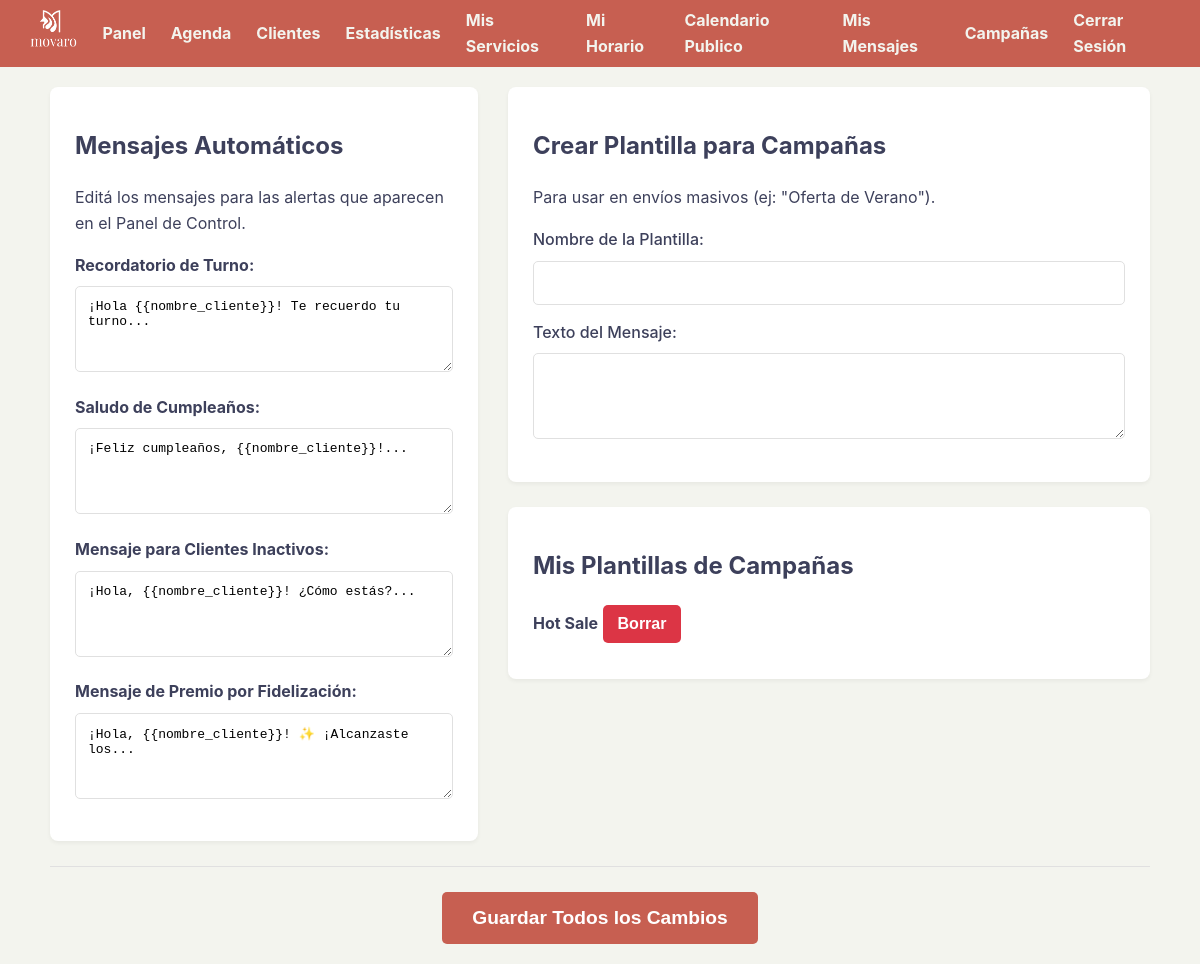
The app's page /mensajes (signed in), older data.
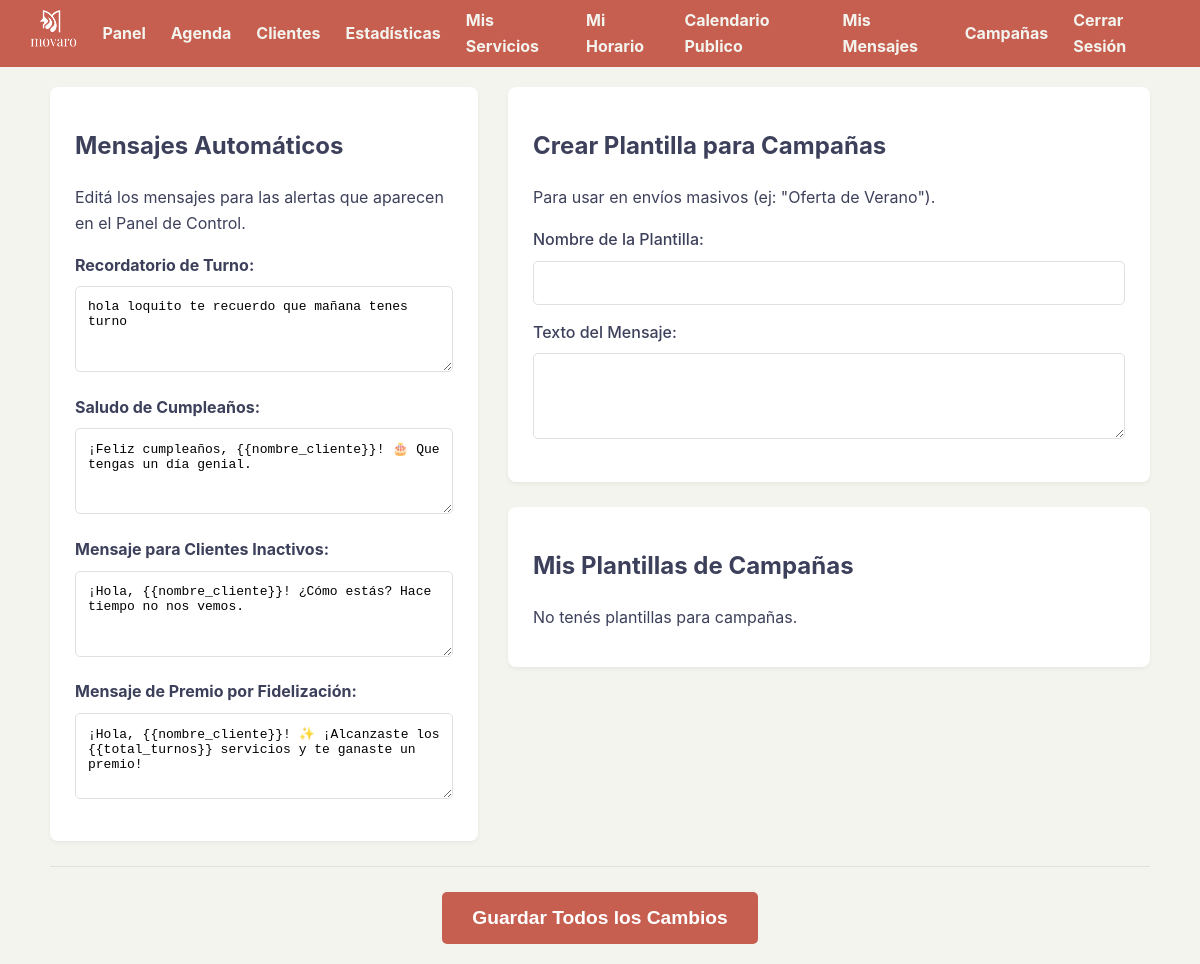
The same page, newer data.
### tables this page shows
CREATE TABLE plantillas_mensajes (
            id INTEGER PRIMARY KEY AUTOINCREMENT,
            usuario_id INTEGER NOT NULL,
            tipo_mensaje TEXT NOT NULL, -- ej: 'recordatorio', 'cumpleanos'
            texto_mensaje TEXT NOT NULL,
            UNIQUE(usuario_id, tipo_mensaje),
            FOREIGN KEY (usuario_id) REFERENCES usuarios (id)
        );

### app.py (the view, shortened to what this page needs)
@app.route('/mensajes', methods=['GET', 'POST'])
def gestionar_mensajes():
    if 'usuario_id' not in session: return redirect('/login')
    usuario_id_actual = session['usuario_id']
    conn = sqlite3.connect(DATABASE)
    conn.row_factory = sqlite3.Row
    cursor = conn.cursor()
    cursor.execute("SELECT id, tipo_mensaje, texto_mensaje FROM plantillas_mensajes WHERE usuario_id = ?", (usuario_id_actual,))
    plantillas_db = cursor.fetchall()
    conn.close()
    mensajes_fijos_para_template = {}
    plantillas_personalizadas = []
    for p in plantillas_db:
        if p['tipo_mensaje'] in MENSAJES_FIJOS:
            mensajes_fijos_para_template[p['tipo_mensaje']] = p['texto_mensaje']
        else:
            plantillas_personalizadas.append(p)
    for tipo, texto_default in MENSAJES_FIJOS.items():
        if tipo not in mensajes_fijos_para_template:
            mensajes_fijos_para_template[tipo] = texto_default
    return render_template('mensajes.html',
                           mensajes_fijos=mensajes_fijos_para_template,
                           plantillas_personalizadas=plantillas_personalizadas)

### templates/mensajes.html (shortened to what this page needs)
{% extends "base.html" %}
{% block content %}
<form action="/mensajes" method="post">
    <div class="layout-container">
        <div class="layout-col-principal">
            <div class="card">
                <h2>Mensajes Automáticos</h2>
                <p>Editá los mensajes para las alertas que aparecen en el Panel de Control.</p>
                <div class="form-group">
                    <label for="fijo_recordatorio"><strong>Recordatorio de Turno:</strong></label>
                    <textarea id="fijo_recordatorio" name="fijo_recordatorio" rows="4" class="form-control">{{ mensajes_fijos.recordatorio }}</textarea>
                </div>
                <div class="form-group">
                    <label for="fijo_cumpleanos"><strong>Saludo de Cumpleaños:</strong></label>
                    <textarea id="fijo_cumpleanos" name="fijo_cumpleanos" rows="4" class="form-control">{{ mensajes_fijos.cumpleanos }}</textarea>
                </div>
                <div class="form-group">
                    <label for="fijo_inactivo"><strong>Mensaje para Clientes Inactivos:</strong></label>
                    <textarea id="fijo_inactivo" name="fijo_inactivo" rows="4" class="form-control">{{ mensajes_fijos.inactivo }}</textarea>
                </div>
                <div class="form-group">
                    <label for="fijo_fidelizacion"><strong>Mensaje de Premio por Fidelización:</strong></label>
                    <textarea id="fijo_fidelizacion" name="fijo_fidelizacion" rows="4" class="form-control">{{ mensajes_fijos.fidelizacion }}</textarea>
                </div>
            </div>
        </div>
        <div class="layout-col-lateral">
            <div class="card" style="margin-bottom: 25px;">
                <h2>Crear Plantilla para Campañas</h2>
                <p>Para usar en envíos masivos (ej: "Oferta de Verano").</p>
                <div class="form-group">
                    <label for="nombre_plantilla">Nombre de la Plantilla:</label>
                    <input type="text" id="nombre_plantilla" name="nombre_plantilla" class="form-control">
                </div>
                <div class="form-group">
                    <label for="texto_plantilla">Texto del Mensaje:</label>
                    <textarea id="texto_plantilla" name="texto_plantilla" rows="4" class="form-control"></textarea>
                </div>
            </div>
            <div class="card">
                <h2>Mis Plantillas de Campañas</h2>
                {% if plantillas_personalizadas %}
                    <ul style="list-style: none; padding: 0;">
                        {% for p in plantillas_personalizadas %}
                            <li class="item-lista-accion">
                                <span><strong>{{ p.tipo_mensaje }}</strong></span>
                                <form action="/mensajes/borrar" method="post" onsubmit="return confirm('¿Seguro?');">
                                    <button type="submit" class="boton-accion" style="background-color:var(--color-rojo-peligro);">Borrar</button>
                                </form>
                            </li>
                        {% endfor %}
                    </ul>
                {% else %}
                    <p>No tenés plantillas para campañas.</p>
                {% endif %}
            </div>
        </div>
    </div>
    <hr>
    <div style="text-align: center;">
        <button type="submit" style="padding: 15px 30px; font-size: 1.2em;">Guardar Todos los Cambios</button>
    </div>
</form>
{% endblock %}

Row changes from the older to the newer data that the page shows:
removed plantillas_mensajes: tipo_mensaje "Hot Sale"
changed plantillas_mensajes: fijo_recordatorio "¡Hola {{nombre_cliente}}! Te recuerdo tu turno..." → "hola loquito te recuerdo que mañana tenes turno"
changed plantillas_mensajes: fijo_cumpleanos "¡Feliz cumpleaños, {{nombre_cliente}}!..." → "¡Feliz cumpleaños, {{nombre_cliente}}! 🎂 Que tengas un día genial."
changed plantillas_mensajes: fijo_inactivo "¡Hola, {{nombre_cliente}}! ¿Cómo estás?..." → "¡Hola, {{nombre_cliente}}! ¿Cómo estás? Hace tiempo no nos vemos."
changed plantillas_mensajes: fijo_fidelizacion "¡Hola, {{nombre_cliente}}! ✨ ¡Alcanzaste los..." → "¡Hola, {{nombre_cliente}}! ✨ ¡Alcanzaste los {{total_turnos}} servicios y te ganaste un premio!"
Text that changed along with them:
text now shown: "No tenés plantillas para campañas."
